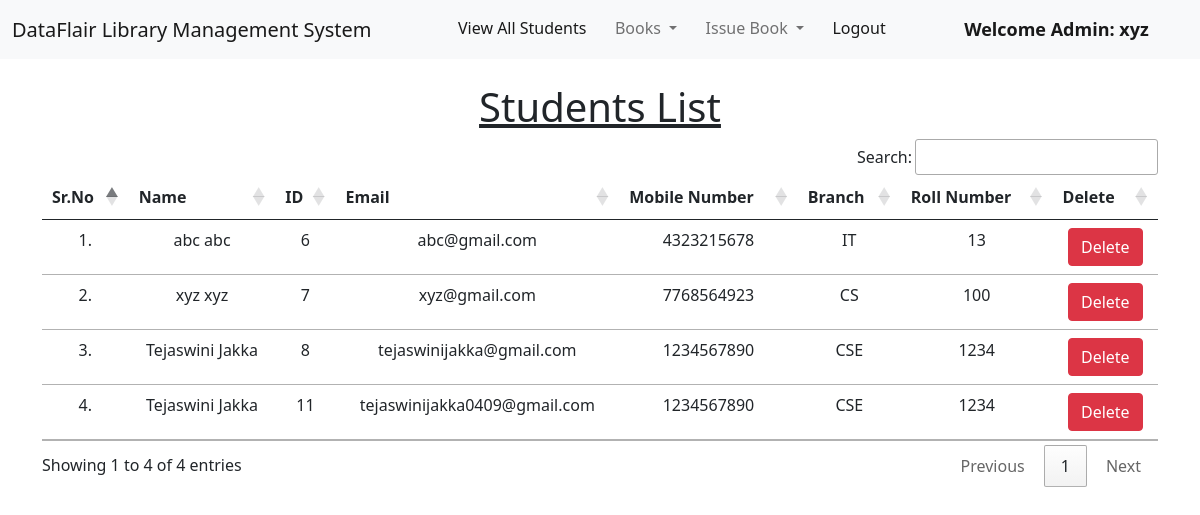
/view_students/ (signed in), run on the app's committed database.
### library/models.py (models this page shows, shortened)
class Student(models.Model):
    user = models.OneToOneField(User, on_delete=models.CASCADE)
    branch = models.CharField(max_length=10)
    roll_no = models.CharField(max_length=3, blank=True)
    phone = models.CharField(max_length=10, blank=True)
    image = models.ImageField(upload_to="", blank=True)

### library/views.py (the view)
# urls.py: path("view_students/", views.view_students, name="view_students"),
@login_required(login_url = '/admin_login')
def view_students(request):
    students = Student.objects.all()
    return render(request, "view_students.html", {'students':students})

### library/templates/view_students.html (shortened to what this page needs)
{% extends 'admin_navbar.html' %}
{% load static %}
{% block body %}
<div class="container mt-4">
    <h1 class="text-center"><u>Students List</u></h1>
    <table class="table table-hover" id="example">
        <thead>
            <tr class="text-center">
                <th>Sr.No</th>
                <th>Name</th>
                <th>ID</th>
                <th>Email</th>
                <th>Mobile Number</th>
                <th>Branch</th>
                <th>Roll Number</th>
                <th>Delete</th>
            </tr>
        </thead>
        <tbody>
            {% for student in students %}
            <tr class="text-center">
                <td>{{forloop.counter}}.</td>
                <td>{{student.user.get_full_name}}</td>
                <td>{{student.user.id}}</td>
                <td>{{student.user.email}}</td>
                <td>{{student.phone}}</td>
                <td>{{student.branch}}</td>
                <td>{{student.roll_no}}</td>
                <td><a href="/delete_student/{{student.id}}/" class="btn btn-danger" onclick="return confirm('Are you sure you want to delete this student?')">Delete</a></td>
            </tr>
            {% endfor %}
        </tbody>
    </table>
    </div>
{% endblock %}

### library/templates/admin_navbar.html (shortened to what this page needs)
<!doctype html>
<html lang="en">
  <head>
    <link href="https://cdn.jsdelivr.net/npm/bootstrap@5.1.0/dist/css/bootstrap.min.css" rel="stylesheet">
    <link rel="stylesheet" href="https://cdn.datatables.net/1.10.25/css/jquery.dataTables.min.css">
    <link rel="stylesheet" href="https://cdn.datatables.net/buttons/1.7.1/css/buttons.dataTables.min.css">
  </head>
  <body>
    <nav class="navbar navbar-expand-lg navbar-light bg-light">
        <div class="container-fluid">
          <a class="navbar-brand" href="#">DataFlair Library Management System</a>
          <div class="collapse navbar-collapse" id="navbarSupportedContent">
            <ul class="navbar-nav me-auto mb-2 mb-lg-0">
              <li class="nav-item">
                <a class="nav-link active" aria-current="page" href="/view_students/">View All Students</a>
              </li>
              <li class="nav-item dropdown">
                <a class="nav-link dropdown-toggle" href="#" id="navbarDropdown" role="button" data-bs-toggle="dropdown" aria-expanded="false">
                  Books
                </a>
              </li>
              <li class="nav-item dropdown">
                <a class="nav-link dropdown-toggle" href="#" id="navbarDropdown" role="button" data-bs-toggle="dropdown" aria-expanded="false">
                  Issue Book
                </a>
              </li>
              <li class="nav-item">
                <a class="nav-link active" aria-current="page" href="/logout/">Logout</a>
              </li>
              <li class="nav-item">
                <a style="font-weight:600; font-family:'Segoe UI', Tahoma, Geneva, Verdana, sans-serif; font-size: large;" class="nav-link active" href="#">Welcome Admin: {{request.user}}</a>
              </li>
            </ul>
          </div>
        </div>
      </nav>
      {% block body %}
      {% endblock %}
  </body>
</html>

### data on the page
Student: user.get_full_name "abc abc", user.id "6", user.email "abc@gmail.com", phone "4323215678", branch "IT", roll_no "13"
Student: user.get_full_name "xyz xyz", user.id "7", user.email "xyz@gmail.com", phone "7768564923", branch "CS", roll_no "100"
Student: user.get_full_name "Tejaswini Jakka", user.id "8", user.email "tejaswinijakka@gmail.com", phone "1234567890", branch "CSE", roll_no "1234"
Student: user.get_full_name "Tejaswini Jakka", user.id "11", user.email "tejaswinijakka0409@gmail.com", phone "1234567890", branch "CSE", roll_no "1234"

### other printed values
{{ request.user }} "xyz"
